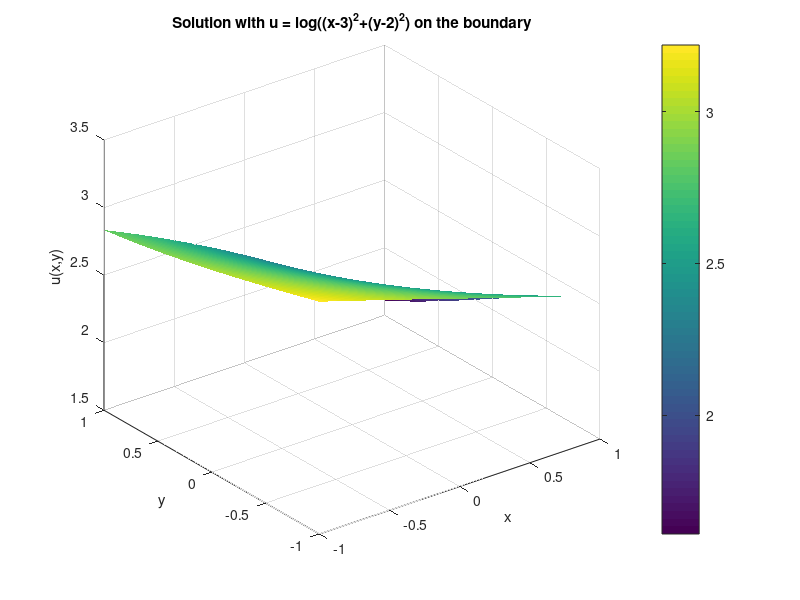

Write the MATLAB code that produced this figure.
clc; clear; close all;

% Domain and grid parameters
N = 128;               % N+1 grid points in each coordinate (0 to 1)
h = 2.0 / N;          % grid spacing
xv = linspace(-1,1,N+1);
yv = linspace(-1,1,N+1);
nInterior = (N-1)^2;  % number of unknowns (only interior points)

% Dirichlet boundary function: g(x,y)
g = @(x,y) log((x-3).^2 + (y-2).^2);

% Assembling the linear system: A*U_vec = b.
% U_vec holds u at interior points in row-major order.
A = sparse(nInterior, nInterior);
b = zeros(nInterior, 1);

for j = 1:(N-1)         % interior y-index (j=1 corresponds to y=xv(2))
    for i = 1:(N-1)     % interior x-index (i=1 corresponds to xv(2))
        k = (j-1)*(N-1) + i;
        % Coordinates at interior point (i,j)
        x_ij = xv(i+1);
        y_ij = yv(j+1);

        % Coefficient for u(i,j)
        A(k,k) = -4/(h^2);

        % Right neighbor (i+1,j)
        if i+1 <= (N-1)
            kRight = (j-1)*(N-1) + (i+1);
            A(k, kRight) = 1/(h^2);
        else
            % On boundary x = 1
            b(k) = b(k) - g(xv(end), y_ij) / (h^2);
        end

        % Left neighbor (i-1,j)
        if i-1 >= 1
            kLeft = (j-1)*(N-1) + (i-1);
            A(k, kLeft) = 1/(h^2);
        else
            % On boundary x = 0
            b(k) = b(k) - g(xv(1), y_ij) / (h^2);
        end

        % Top neighbor (i,j+1)
        if j+1 <= (N-1)
            kUp = (j)*(N-1) + i;
            A(k, kUp) = 1/(h^2);
        else
            % On boundary y = 1
            b(k) = b(k) - g(x_ij, yv(end)) / (h^2);
        end

        % Bottom neighbor (i,j-1)
        if j-1 >= 1
            kDown = (j-2)*(N-1) + i;
            A(k, kDown) = 1/(h^2);
        else
            % On boundary y = 0
            b(k) = b(k) - g(x_ij, yv(1)) / (h^2);
        end

        % Right-hand side f(x,y)=0 in the interior for Laplace's eqn.
        % b(k) remains unchanged.
    end
end

% Solve the linear system
U_vec = A \ b;

% Map solution to full grid (include boundary)
U_mat = zeros(N+1, N+1);
for j = 1:(N-1)
    for i = 1:(N-1)
        k = (j-1)*(N-1) + i;
        U_mat(j+1,i+1) = U_vec(k);
    end
end

% Set boundary values using g(x,y)
U_mat(1,:)   = g(xv, yv(1));       % bottom (y=0)
U_mat(end,:) = g(xv, yv(end));       % top (y=1)
U_mat(:,1)   = g(xv(1), yv);         % left (x=0)
U_mat(:,end) = g(xv(end), yv);         % right (x=1)

[X, Y] = meshgrid(xv, yv);
figure; surf(X, Y, U_mat); shading interp; colorbar;
xlabel('x'); ylabel('y'); zlabel('u(x,y)');
title('Solution with u = log((x-3)^2+(y-2)^2) on the boundary');

